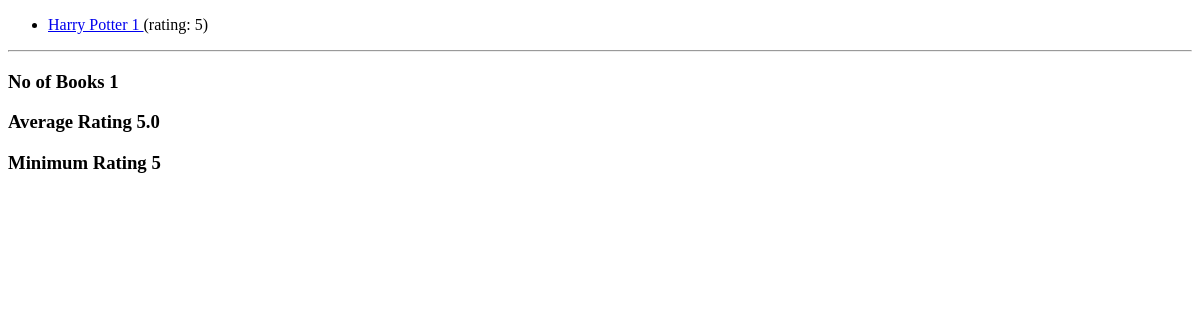
Before: / with the older database file.
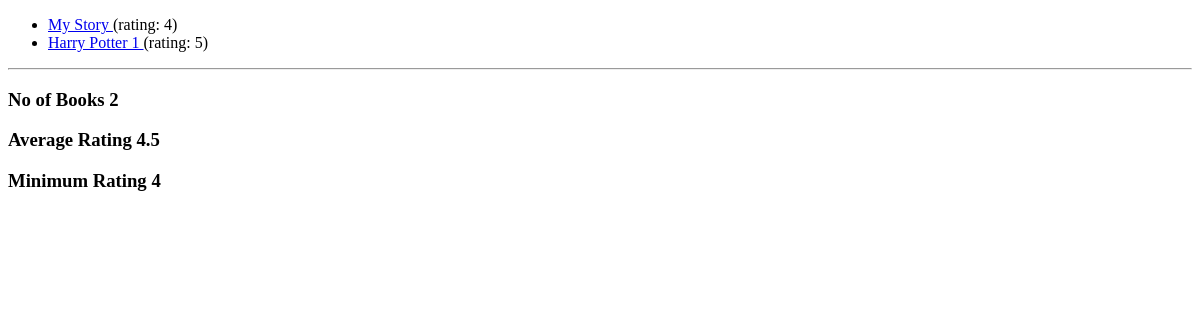
After: the same page with the newer database file.
### BookOutlet/models.py (models this page shows, shortened)
class Book(models.Model):
    title = models.CharField(max_length=50)
    rating = models.IntegerField(validators=[MaxValueValidator(5),MinValueValidator(1)])
    author = models.ForeignKey(Author, on_delete=models.CASCADE, null=True, related_name="books")
    is_bestselling = models.BooleanField(default=False)
    slug = models.SlugField(default="",blank=True, null=False, db_index=True)
    def get_absolute_url(self):
        return reverse("detail-url", args=[self.slug])

### BookOutlet/views.py (the view)
# urls.py: path('',views.showBooKList),
def showBooKList(request):
    Books = Book.objects.all().order_by("rating")      #order_by("-rating") order the data in descending order
    no_of_books = Books.count()           # return the count of books/ entries in the database
    aggre_dict = Books.aggregate(Avg("rating"),Min("rating"))           # aggregate return a dictionary so that multiple operation can perform via a single statement
    return render(request,'BookOutlet/home.html',{
        'Books':Books,
        'no_of_books':no_of_books,
        'aggre_dict':aggre_dict
        })

### BookOutlet/templates/BookOutlet/home.html (shortened to what this page needs)
{% extends 'base.html' %}
{% block content %}
    <ul>
        {% for book in Books %}
        <li> <a href={{book.get_absolute_url}}> {{book.title}} </a> (rating: {{book.rating}})</li>
        {% endfor %}
    </ul>
    <hr>
    <h3> No of Books {{no_of_books}} </h3>
    <h3> Average Rating {{aggre_dict.rating__avg}} </h3>
    <h3> Minimum Rating {{aggre_dict.rating__min}} </h3>
{% endblock content %}

### templates/base.html (shortened to what this page needs)
<!DOCTYPE html>
<html lang="en">
<head>
</head>
<body>
    {% block content %}
    {% endblock content %}
</body>
</html>

Changed rows visible on the page:
added Book: title "My Story", rating "4"
Other visible differences:
{{ no_of_books }}: "1" → "2"
{{ aggre_dict.rating__avg }}: "5.0" → "4.5"
{{ aggre_dict.rating__min }}: "5" → "4"
